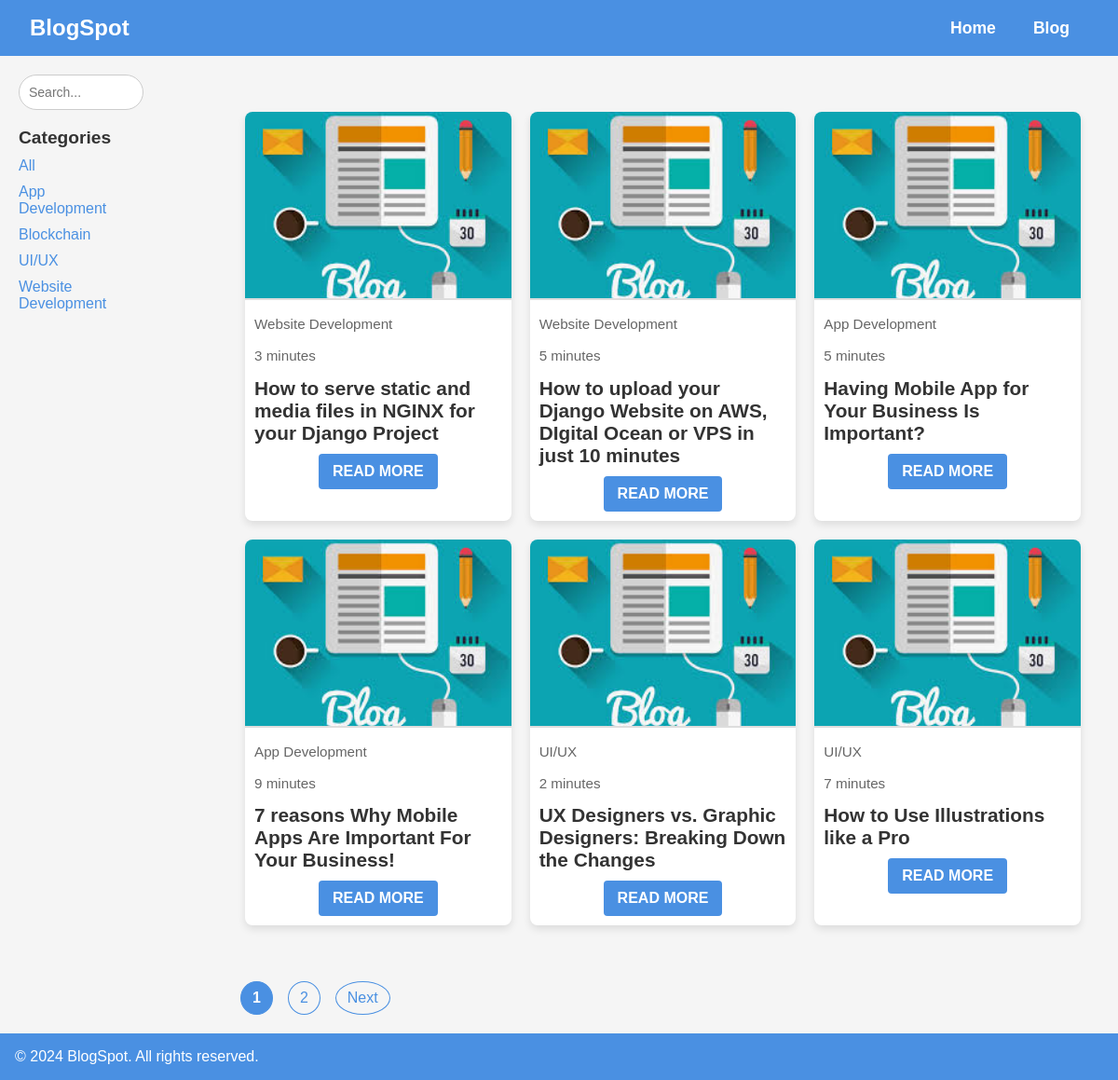
Screenshot of /blog/ with the database file from the repository.
### web/models.py (models this page shows, shortened)
class CommonModel(models.Model):
    extra_params    =   models.JSONField        (blank=True, null=True, help_text="Extra parameters related to the model.")
    created_at      =   models.DateTimeField    (auto_now_add=True, blank=True, null=True, help_text="The date and time when the object was created.")
    updated_at      =   models.DateTimeField    (auto_now=True, blank=True, null=True, help_text="The date and time when the object was last updated.")
    created_by      =   models.ForeignKey       (User, blank=True, null=True, on_delete=models.SET_NULL, related_name="created_%(class)s", help_text="The user who created the object.")
    history         =   HistoricalRecords(inherit=True)
    tracker         =   FieldTracker()
    admin_meta      =   {}
    class Meta:
        abstract = True

class BlogCategory(CommonModel):
    category    =   models.CharField    (max_length=100, unique=True, help_text="The name of the blog category.")
    slug        =   models.SlugField    (max_length=100, unique=True, blank=True, null=True, help_text="A unique slug for the category, used in URLs.")
    class Meta:
        verbose_name_plural =   "Blog Categories"
        ordering            =   ['category']
    admin_meta = {
        'list_display': ("category", "slug"),
        'list_editable': ("slug",),
        'list_per_page': 50,
    }

class Blog(CommonModel):
    title               =   models.CharField    (max_length=200, help_text="The title of the blog post.")
    sub_title           =   models.CharField    (max_length=200, blank=True, null=True, help_text="An optional subtitle for the blog post.")
    thumbnail           =   models.CharField    (max_length=255, blank=True, null=True, help_text="The relative path to the blog thumbnail image in GitHub (e.g., 'blog/image1.jpg').")
    category            =   models.ForeignKey   (BlogCategory, null=True, on_delete=models.SET_NULL, help_text="The category to which the blog belongs.")
    featured_text       =   models.TextField    (null=True, blank=True, help_text="A featured text or excerpt from the blog, with rich text support.")
    text                =   models.TextField    (null=True, blank=True, help_text="The main content of the blog post, with rich text support.")
    slug                =   models.SlugField    (unique=True, blank=True, null=True, help_text="A unique slug for the blog, auto-generated based on the title.")
    readtime            =   models.CharField    (max_length=200, null=True, blank=True, help_text="An estimated reading time for the blog post.")
    tags                =   models.TextField    (null=True, blank=True, default='all', help_text="A list of tags for the blog (comma-separated).")
    order_by            =   models.IntegerField (default=0, help_text="The ordering of the blog post. Higher numbers come first.")
    admin_meta =    {
        'list_display'      :   ("id", "title", "category", "slug", "created_at"),
        'list_editable'     :   ("category",),
        'list_per_page'     :   50,
        'list_filter'       :   ("category",),
        'inline'            :   [{'BlogImage': 'blog'}]
    }
    def get_thumbnail_url(self):
        if self.thumbnail:
            return f"https://raw.githubusercontent.com/heemit/Blog-Project/main/media/{self.thumbnail}"
        return "default-image-url"  # URL for a default image in case none is provided
    class Meta:
        verbose_name_plural = "Blog"
        ordering            = ['order_by']  # Sort in descending order

### web/views.py (the view)
# urls.py: path('blog/', views.blog_list, name='blog_list'),  # Blog listing page
def blog_list(request):
    context = get_blog_context(request)
    return render(request, 'web/blog_list.html', context)

### web/views.py (called while the page is built)
def get_blog_context(request):
    query           =   request.GET.get('query', '').strip()
    category_slug   =   request.GET.get('category', '').strip()
    blogs           =   Blog.objects.all()
    if query:
        blogs = blogs.filter    (title__icontains=query)
    if category_slug and category_slug != 'all':
        blogs = blogs.filter    (category__slug=category_slug)
    paginator       =   Paginator(blogs, 6)  # Paginate by 6 blogs per page
    page_number     =   request.GET.get('page')
    page_obj        =   paginator.get_page(page_number)
    categories      =   BlogCategory.objects.all()
    return {
        'page_obj': page_obj,
        'categories': categories,
        'query': query,
        'category_slug': category_slug
    }

### web/templates/web/blog_list.html (shortened to what this page needs)
<!DOCTYPE html>
<html lang="en">
<head>
    {% load static %}
    <link rel="stylesheet" href="{% static 'css/style.css' %}">
</head>
<body>
<header class="navbar">
    <div class="logo">BlogSpot</div>
    <a href="{% url 'index' %}" class="home-link">Home</a>
    <a href="{% url 'blog_list' %}" class="blog-link">Blog</a>
</header>
<div class="content">
    <aside>
        <div class="search-bar">
            <form method="get" action="{% url 'search' %}">
                <input type="text" name="query" placeholder="Search..." value="{{ query }}">
            </form>
        </div>
        <div class="categories">
            <h3>Categories</h3>
            <ul>
                <li><a href="{% url 'search' %}?category=all">All</a></li>
                {% for category in categories %}
                    <li><a href="{% url 'search' %}?category={{ category.slug }}">{{ category.category }}</a></li>
                {% endfor %}
            </ul>
        </div>
    </aside>
    <main class="blogs">
        {% for blog in page_obj %}
            <div class="blog-card" onclick="window.location.href='{% url 'blog_details' blog.slug %}'">
                <img src="{{ blog.get_thumbnail_url }}" alt="{{ blog.title }}" onerror="this.onerror=null;this.src='{% static 'images/default_image.jpeg' %}'">
                <div class="blog-meta">
                    <p class="blog-category">{{ blog.category.category }}</p>
                    <p class="blog-readtime">{{ blog.readtime }}</p>
                </div>
                <h3>{{ blog.title }}</h3>
                <a href="{% url 'blog_details' blog.slug %}" class="read-more">Read More</a>
            </div>
        {% endfor %}
    </main>
</div>
<div class="pagination">
    {% for num in page_obj.paginator.page_range %}
        <a href="?page={{ num }}" {% if page_obj.number == num %}class="active"{% endif %}>{{ num }}</a>
    {% endfor %}
    {% if page_obj.has_next %}
        <a href="?page={{ page_obj.next_page_number }}">Next</a>
    {% endif %}
</div>
<footer class="footer">
    <p>&copy; 2024 BlogSpot. All rights reserved.</p>
</footer>
</body>
</html>

### web/static/css/style.css (style rules this page uses)
body { font-family: 'Arial', sans-serif; background-color: #f5f5f5; margin: 0; padding: 0; color: #333; display: flex; flex-direction: column; min-height: 100vh; }
.navbar { background-color: #4a90e2; color: #fff; padding: 1rem 2rem; display: flex; justify-content: flex-start; align-items: center; }
.navbar a { color: #fff; text-decoration: none; margin: 0 20px; font-weight: bold; font-size: 1.1rem; transition: color 0.3s; }
.logo { font-size: 1.5rem; font-weight: bold; margin-right: auto; }
.content { display: flex; padding: 20px; align-items: flex-start; flex-wrap: wrap; }
.search-bar { width: 50%; margin-right: 20px; }
.search-bar input[type="text"] { width: 100%; padding: 10px; font-size: 14px; border: 1px solid #ccc; border-radius: 20px; outline: none; transition: border 0.3s; }
.categories { width: 20%; margin-right: 20px; }
.categories h3 { font-size: 1.2rem; margin-bottom: 10px; color: #333; }
.categories ul { list-style: none; padding: 0; margin: 0; }
.categories ul li { margin-bottom: 10px; }
.categories ul li a { color: #4a90e2; text-decoration: none; font-size: 1rem; transition: color 0.2s; }
.blogs { flex: 1; padding: 20px; display: grid; grid-template-columns: repeat(3, 1fr); gap: 20px; margin-top: 20px; }
.blog-card { background: #fff; border-radius: 8px; box-shadow: 0 4px 8px rgba(0, 0, 0, 0.1); overflow: hidden; transition: transform 0.2s ease, box-shadow 0.3s ease; cursor: pointer; }
.blog-card img { width: 100%; height: 200px; object-fit: cover; border-bottom: 2px solid #ddd; }
.blog-card h3 { font-size: 1.3rem; margin: 10px; color: #333; }
.blog-card p { font-size: 0.95rem; margin: 10px; color: #666; line-height: 1.6; }
.read-more { display: inline-block; background: #4a90e2; color: #fff; padding: 10px 15px; font-weight: bold; text-transform: uppercase; text-decoration: none; border-radius: 4px; text-align: center; margin: 10px auto; display: block; width: fit-content; transition: background 0.2s ease, transform 0.2s ease; }
.pagination { display: flex; justify-content: flex-start; margin: 20px 0; margin-left: 250px; }
.pagination a { margin: 0 8px; padding: 8px 12px; color: #4a90e2; border: 1px solid #4a90e2; border-radius: 50%; text-decoration: none; font-size: 1rem; transition: background 0.3s, color 0.3s; }
.pagination a.active { background: #4a90e2; color: white; font-weight: bold; }
.footer { background-color: #4a90e2; color: #fff; padding: 1rem 2rem; display: flex; justify-content: flex-start; text-align: center; margin-top: auto; padding: 1rem; }
.footer p { margin: 0; }

### rows the page displays
BlogCategory: category "App Development"
BlogCategory: category "Blockchain"
BlogCategory: category "UI/UX"
BlogCategory: category "Website Development"
Blog: category.category "Website Development", readtime "3 minutes", title "How to serve static and media files in NGINX for your Django Project"
Blog: category.category "Website Development", readtime "5 minutes", title "How to upload your Django Website on AWS, DIgital Ocean or VPS in just 10 minutes"
Blog: category.category "App Development", readtime "5 minutes", title "Having Mobile App for Your Business Is Important?"
Blog: category.category "App Development", readtime "9 minutes", title "7 reasons Why Mobile Apps Are Important For Your Business!"
Blog: category.category "UI/UX", readtime "2 minutes", title "UX Designers vs. Graphic Designers: Breaking Down the Changes"
Blog: category.category "UI/UX", readtime "7 minutes", title "How to Use Illustrations like a Pro"

### other values shown
{{ num }} "1" "2"
